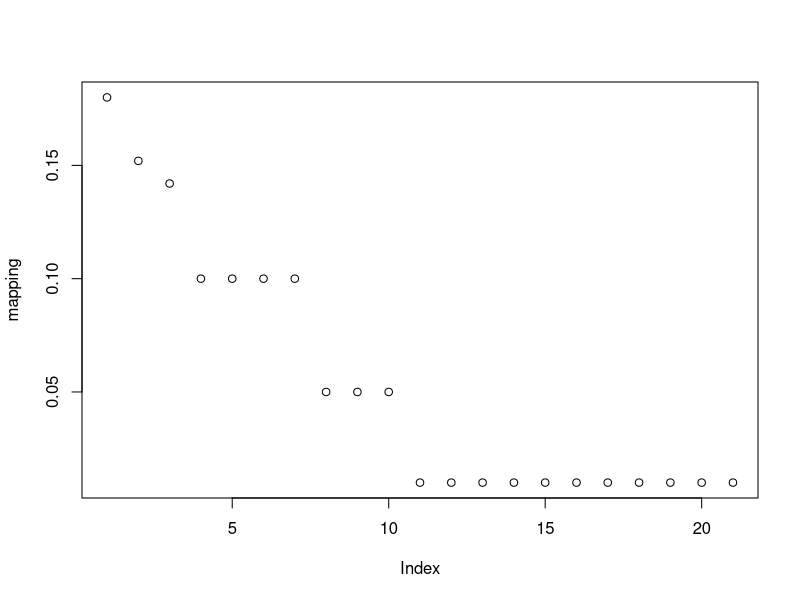

The R source for this figure: (Note: this script raises an error after producing the figure.)
# Posts - uniform posts (wall/group), flashmob posts (wall/group), photo (album)
# Comments - on uniform/flashmob posts in wall and group
# Likes - on uniform/flashmob posts in wall and group, photos in album, and comments in wall and group.
# 50% people are "deleters"  

(tweets = 67200000)
(undeleted = tweets*0.976)
(deleted = tweets*0.024)

## Posts ##
(ud_posts = undeleted * (0.514 + 0.035))
(d_posts = deleted * (0.556 + 0.06))
(perc_d_posts = round(d_posts/(ud_posts + d_posts),3) * 100)

# uniform posts in groups and walls, 
# flashmob events, i.e., spikes in posts. 
# uniform photos in albums
# TARGET: 2.7% posts deleted across the simulation period. 
# Adjusted target: 5.4% as only 50% people can delete posts. 

# uniform/flashmob posts in walls and groups have unif(0,20) comments 
# this is used to determine a probability of deletion 
# photos in album use flat probability 
mapping = c(18,15.2,14.2,10,10,10,10,5,5,5,1,1,1,1,1,1,1,1,1,1,1)/100
mean(mapping) # 0.054
plot(mapping) 

ggplot(data = data.frame(x = 0:20,
                         y = mapping,
                         yend = rep(0,21)),
       aes(x = x, y = y, xend = x, yend = yend)) +
  geom_point() +
  geom_segment() +
  scale_x_continuous(name="comments",
                
                     limits = c(-0.5, 20.5)) +
  scale_y_continuous(name="probability",
                     limits = c(0.0,0.2)) +
  theme_bw() +
  ggtitle("comment-probability post deleted mapping\n") +
  theme(plot.title = element_text(hjust = 0.5),
        text = element_text(size = 12))
  
ldbc = "/Users/jackwaudby/Documents/ldbc/ldbc_snb_datagen/tuning/figs/"
ggsave(paste0(ldbc,"comment.pdf"))

n = 11000  #sf1
is_deleted = rep(F,n)
postComms = rep(0,n)
for (i in 1:n) {
  postComms[i] = sample(1:21,1,replace = T) - 1
  if (runif(1) < 0.5) {
     if(runif(1) < mapping[postComms[i] + 1]) {
      # if(runif(1) < 0.052) { # photos
       is_deleted [i] = T
    }
  }
}
(prop_deleted = sum(is_deleted )/n) # ~0.027
hist(postComms[which(is_deleted ==T)]) #TODO: ggplot

## Comments ##
# Photos in albums do not have comments.
(ud_comments = undeleted * 0.264)
(d_comments = deleted * 0.194)
(perc_d_comments = round(d_comments/(ud_comments + d_comments),3) * 100)
# TARGET: 1.8% comment deleted across the simulation period. 

## Likes ##
## Happen on posts, photos, and comments in all forum types.
(ud_likes = undeleted * 0.188)
(d_likes = deleted * 0.191)
(perc_d_likes = round(d_likes/(ud_likes + d_likes),3) * 100)
# TARGET: 2.4% likes deleted across the simulation period. 

## Forum ##
# Only groups and albums can be removed 
# TARGET: 1% forums deleted across the simulation period. 

## Memberships ##
# Only memberships in groups can be removed 
# TARGET: 5% memberships deleted across the simulation period. 

## Temporal Distribution ##
# used by posts/photos, comments, and likes
minutes = c(0,0.5,1,5,10,20,30,40,60,120,300,1440,2880,4320,5760,7200,8460,10080)
p = c(0,.17,.22,.38,.46,.54,.586,.61,.652,.752,.812,.891,.949,.973,.986,.994,0.998,1)
cbind(minutes,p)
# TODO: change absolute path 
ldbc = "/Users/jackwaudby/Documents/ldbc/ldbc_snb_datagen/src/main/resources/dictionaries/"
write.table(p, file = paste0(ldbc,"powerLawActivityDeleteDate.txt"), row.names = FALSE, col.names = FALSE)

powerLawActivityDelete = function() {
  r = runif(1)
  for (i in 1:length(p)) {
   if (r < p[i]) {
     lower = minutes[i-1]
     upper = minutes[i]
     x = lower + (upper-lower) * runif(1)
     break
    }
  }
  return(x)
}

draw = rep(0,10000)
for (i in 1:length(draw)) {
  draw[i] = powerLawActivityDelete()
}

draw = draw[draw < 100]
new = data.frame(draw)

p = ggplot(new, aes(x=draw)) +
  geom_histogram(color="black", fill="white",bins=50) +
  theme_bw()
p

mean(draw)/60
sqrt(var(draw))/60
plot(minutes,p,type="l") 


dat = data.frame(x = minutes,y = p)
ggplot(dat,
       aes(x = x, y = y)) +
  geom_line() +
  scale_x_continuous(name="x (minutes)",
                     limits = c(0, 10100)) +
  scale_y_continuous(name="F(x)",
                     limits = c(0.0,1.0)) +
  theme_bw() +
  ggtitle("cdf post deletion since creation\n") +
  theme(plot.title = element_text(hjust = 0.5),
        text = element_text(size = 12))

ldbc = "/Users/jackwaudby/Documents/ldbc/ldbc_snb_datagen/tuning/figs/"
ggsave(paste0(ldbc,"post_temporal.pdf"))

dev.off()
